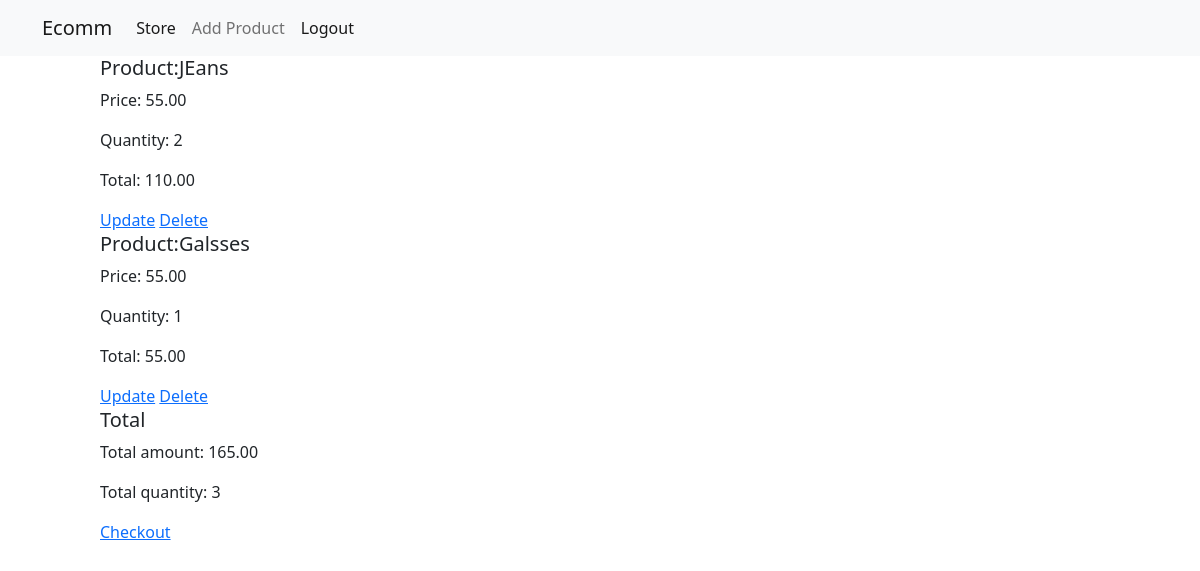
The page /order/ (signed in) on the database its author committed.
### products/models.py (models this page shows, shortened)
class OrderItem(models.Model):
    product = models.ForeignKey(ProductCard, on_delete=models.SET_NULL, null=True, blank=True)
    order = models.ForeignKey(Order, on_delete=models.SET_NULL, null=True, related_name="order_items", blank=True)
    quantity = models.IntegerField(default=1, null=True, blank=True)
    shoe_size = models.ManyToManyField('ShoeSize', blank=True, null=True)
    cloth_size = models.ManyToManyField('ClothSize', blank=True, null=True)
    @property
    def get_total(self):
        total = self.product.price * self.quantity
        return total

class ProductCard(models.Model):
    product_image = models.ImageField(null=True, blank=True, upload_to="product_images/", default="default-product.png")
    title = models.CharField(max_length=150)
    description = models.TextField(max_length=500, null=True, blank=True)
    price = models.DecimalField(max_digits=5, decimal_places=2)
    created = models.DateTimeField(auto_now_add=True)
    is_shoe = models.BooleanField(default=True)
    is_cloth = models.BooleanField(default=True)
    def __str__(self):
        return self.title
    class Meta:
        ordering = ['created']

class Order(models.Model):
    customer = models.ForeignKey(Profile, on_delete=models.SET_NULL, null=True)
    compleated = models.BooleanField(default=False)
    @property
    def get_price_total(self):
        orderitems = self.order_items.all()
        total_orderitem = sum([item.get_total for item in orderitems])
        return total_orderitem
    @property
    def get_qty_total(self):
        orderitems = self.order_items.all()
        total_qty = sum([item.quantity for item in orderitems])
        return total_qty

### products/views.py (the view)
# urls.py: path('order/', views.order, name='order'),
@login_required(login_url='login')
def order(request):
    customer = request.user.profile
    order = Order.objects.filter(customer=customer, compleated=False).first()
    orderItems = order.order_items.all()
    return render(request, 'products/order.html', {'orderItems':orderItems, 'order':order,})

### products/templates/products/order.html (shortened to what this page needs)
{%extends 'main.html'%}
{%block content%}
    {% for item in orderItems %}
        <h5>Product:{{item.product}}</h5>
        <p>Price: {{item.product.price}}</p>
        <p>Quantity: {{item.quantity}}</p>
        <p>Total: {{item.get_total}}</p>
        <a href="{%url 'update-orderItem' item.id %}">Update</a>
        <a href="{%url 'delete-orderItem' item.id %}">Delete</a>
    {% endfor %}
    <h5>Total</h5>
    <p>Total amount: {{order.get_price_total}}</p>
    <p>Total quantity: {{order.get_qty_total}}</p>
    <a href="{%url 'checkout' order.id%}">Checkout</a>
{%endblock%}

### rows shown on the page
OrderItem: product "JEans", product.price "55.00", quantity "2", get_total "110.00"
OrderItem: product "Galsses", product.price "55.00", quantity "1", get_total "55.00"
Order: get_price_total "165.00", get_qty_total "3"
